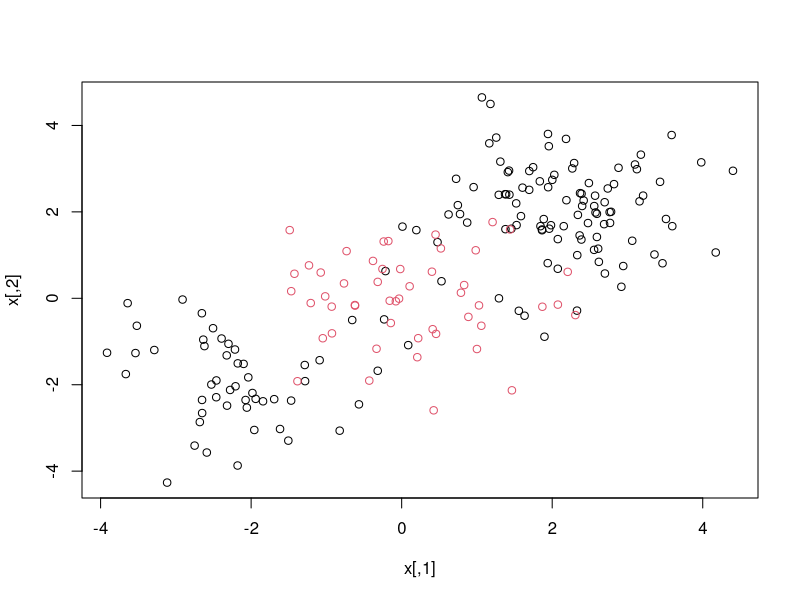

Write the R code that produced this figure.
set.seed(1)
x<-matrix(rnorm(200*2), ncol=2)
x[1:100,]=x[1:100,]+2
x[101:150,]=x[101:150,]-2
y<-c(rep(1,150),rep(2,50))
dat<-data.frame(x=x,y=as.factor(y))
plot(x, col=y)